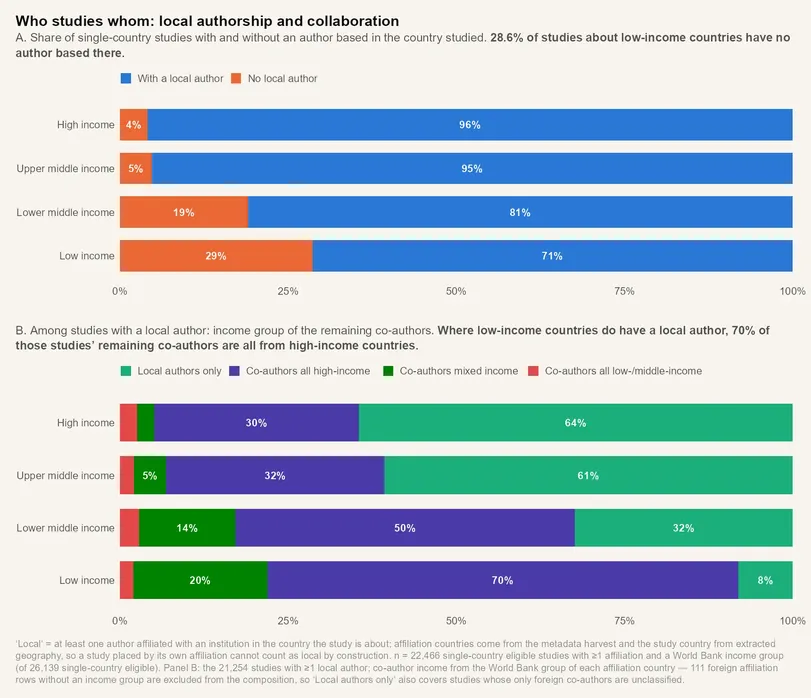
#> input picture docs/v1/figures/fig_authorship_pattern.webp, 811 x 698 px, shrunk from 1720 x 1480 before the run, found by its file name
$ python recolour_authorship_figures.py
#> lines starting #> are read from the running program, lines starting #| are printed output that depends on the picture; after the words box and inside, x2 and y2 are one past the last pixel; in counts of white or black regions, pixels touching at a corner belong together
"""Recolour the pre-rendered Authorship & access figures to the site's soft palette.

Run: python scripts/recolour_authorship_figures.py [figure.webp ...]
Run it on the original upstream images; a second pass on recoloured output is not intended.
Requires Pillow, numpy and scipy. These figures were rendered upstream; their
source code and affiliation data are not in this repo, so this swaps colours
pixel by pixel instead of re-plotting. Each pixel is matched to the line between
two known colours (background, white, or a source colour), which keeps
anti-aliased edges and overlaps consistent. Solid bars also get the subtle
top-lit gradient used by figure_style.shade_bars. Originals stay in git history.
fig_map_openaccess.webp is left as is: it already uses a soft diverging palette,
and its pale blue-grey end is too close to the grey no-data countries to swap safely.
"""
from pathlib import Path
import sys

import numpy as np
from PIL import Image
from scipy import ndimage

try:
    from figure_style import INCOME_COLORS, LAVENDER
except ModuleNotFoundError:
    from scripts.figure_style import INCOME_COLORS, LAVENDER

FIGURES = Path(__file__).resolve().parents[1] / "docs" / "figures"
LIC, LMIC, UMIC, HIC = INCOME_COLORS
BACKGROUND, WHITE = "#f8f4ee", "#ffffff"
# Saturated upstream colours and their soft-palette replacements, per figure.
BLUE, TEAL, AMBER, ORANGE = "#2a78d0", "#1aa878", "#e9a000", "#e6642f"
INCOME = {BLUE: HIC, TEAL: UMIC, AMBER: LMIC, ORANGE: LIC, "#eb6835": LIC}
JOBS = {
    "fig_authorship_pattern.webp": ({BLUE: HIC, ORANGE: LIC, TEAL: UMIC, "#4a36a8": HIC,
                                     "#008000": LAVENDER, "#e34848": LIC}, True),
    "fig_forest.webp": ({BLUE: HIC}, False),
    "paper06.webp": (INCOME, False),
    "fig_collab_chord.webp": (INCOME, False),
    "fig_openaccess.webp": ({BLUE: HIC, ORANGE: LIC}, False),
    # Bars here carry a dark edge line and a light-cyan compression halo; both fold into fill and background.
    "fig_map_authorship.webp": ({"#1a56aa": HIC, "#2d598a": HIC, "#d2f0ff": BACKGROUND, "#ecf9ff": BACKGROUND}, True),
}
TOLERANCE = 22.0


def rgb(value):
    return np.array([int(value[i:i + 2], 16) for i in (1, 3, 5)], dtype=float)


def recolour(pixels, mapping, fixed):
    """Return recoloured pixels and a mask of solid (fully coloured) matches."""
    ends = [(rgb(c), rgb(c)) for c in [BACKGROUND, WHITE] + fixed] + [(rgb(s), rgb(t)) for s, t in mapping.items()]
    n_fixed = 2 + len(fixed)
    best = np.full(len(pixels), TOLERANCE)
    out = pixels.copy()
    solid = np.zeros(len(pixels), bool)
    for i in range(len(ends)):
        for j in range(max(i + 1, n_fixed), len(ends)):
            (a_src, a_dst), (b_src, b_dst) = ends[i], ends[j]
            span = b_src - a_src
            t = np.clip((pixels - a_src) @ span / (span @ span), 0, 1.05)
            residual = np.linalg.norm(pixels - (a_src + t[:, None] * span), axis=1)
            hit = (residual < best) & (t > .06)
            best[hit] = residual[hit]
            out[hit] = a_dst + t[hit, None] * (b_dst - a_dst)
            solid[hit] = (t[hit] > .85) | (i >= n_fixed)
    # Leave the background, white and near-neutral pixels exactly as they were.
    keep = np.min([np.linalg.norm(pixels - rgb(c), axis=1) for c in [BACKGROUND, WHITE] + fixed], axis=0) < 12
    out[keep] = pixels[keep]
    solid[keep] = False
    return np.clip(out, 0, 255), solid


def add_gradient(image, solid, changed):
    """Lighten the top of each solid block, matching shade_bars (20% toward white)."""
    labels, count = ndimage.label(solid)
    for index, box in enumerate(ndimage.find_objects(labels), 1):
        rows, cols = box
        height = rows.stop - rows.start
        if height < 25 or cols.stop - cols.start < 12:
            continue
        # Include the recoloured anti-aliased rim so bar edges lighten with the fill.
        region = ndimage.binary_dilation(labels[box] == index, iterations=2) & changed[box]
        lift = .2 * (1 - (np.arange(height) / max(1, height - 1)))[:, None, None]
        block = image[box]
        image[box] = np.where(region[..., None], block * (1 - lift) + 255 * lift, block)


def main():
    names = sys.argv[1:] or list(JOBS)
    for name in names:
        job = JOBS[name]
        mapping, gradient, fixed = (job + ([],))[:3]
        path = FIGURES / name
        source = np.asarray(Image.open(path).convert("RGB"), dtype=float)
        shape = source.shape
#> shape = (698, 811, 3)
        pixels, solid = recolour(source.reshape(-1, 3), mapping, fixed)
        image = pixels.reshape(shape)
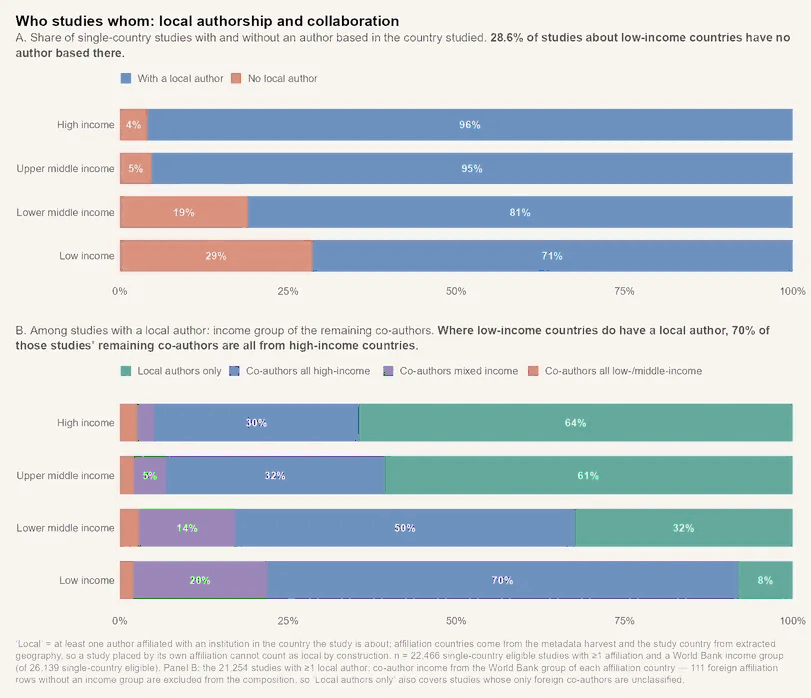
#> image: shape (698, 811, 3) float64; mean of channels 0, 1, 2 201.6, 209.8, 215; drawn as R, G, B
        if gradient:
            changed = np.abs(image - source).sum(axis=2) > 0
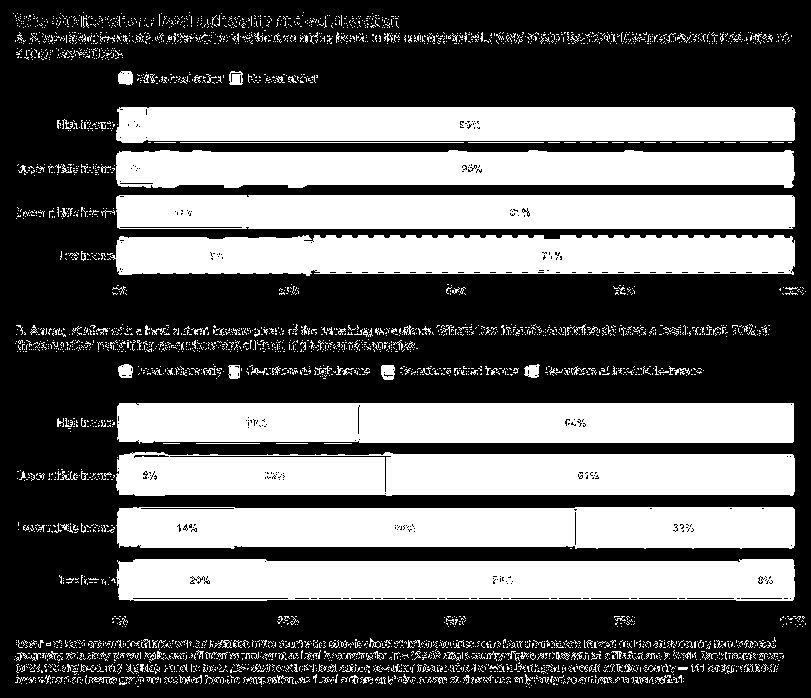
#> changed: shape (698, 811) bool; 38.7% white; 3672 white regions (3497 under 20 px), largest, box (x1, y1, x2, y2) and area: (116, 452, 795, 496) 27272, (116, 507, 795, 549) 26787, (117, 403, 794, 444) 26701
            add_gradient(image, solid.reshape(shape[:2]), changed)
#> in add_gradient, `labels, count = ndimage.label(solid)`:
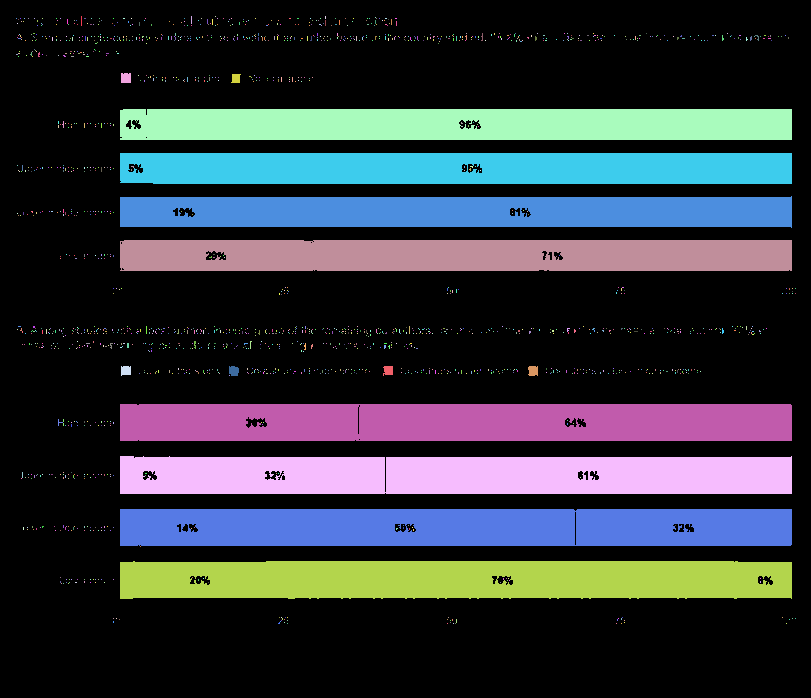
#> labels: shape (698, 811) int32; 1756 distinct labels, from 0 to 1755; one colour per label, 0 black
#> in add_gradient, `labels, count = ndimage.label(solid)`: count = 1755
#> in add_gradient, `labels, count = ndimage.label(solid)`:
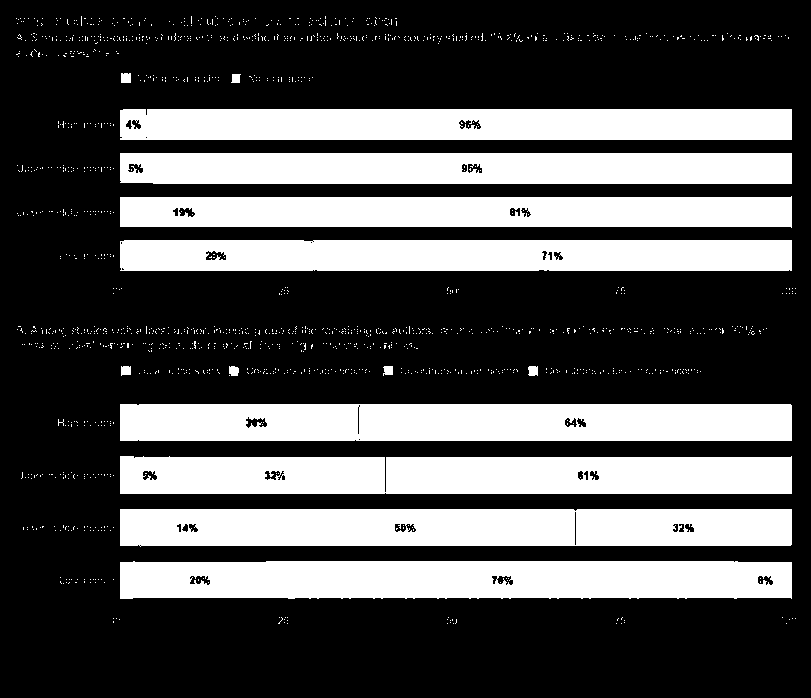
#> solid: shape (698, 811) bool; 32.3% white; 1531 white regions (1517 under 20 px), largest, box (x1, y1, x2, y2) and area: (120, 404, 792, 441) 24584, (120, 456, 792, 494) 24536, (120, 509, 792, 547) 24503
#> the loop in add_gradient, `for index, box in enumerate(ndimage.find_objects(labels), 1):` made 1755 passes
#> height on passes 1 to 3: 10, 8, 1
#> after the loop in add_gradient, `for index, box in enumerate(ndimage.find_objects(labels), 1):`:
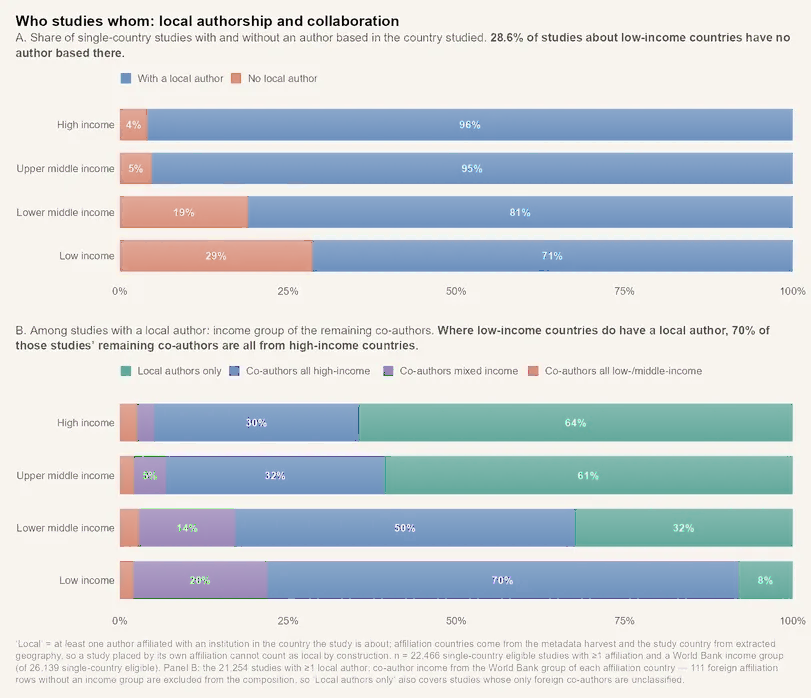
#> image: shape (698, 811, 3) float64; mean of channels 0, 1, 2 206, 213.2, 217.5; drawn as R, G, B
        Image.fromarray(image.round().astype(np.uint8)).save(path, "WEBP", quality=92, method=6)
#> pass 3 of the loop in main, `for name in names:`:
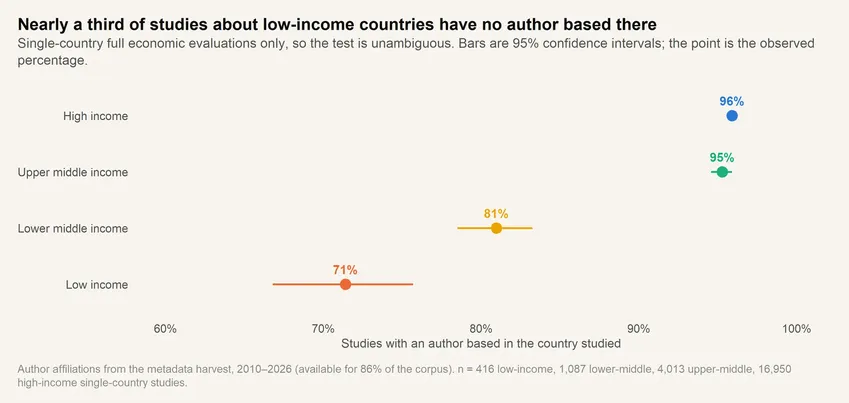
#> input picture docs/v1/figures/paper06.webp, 849 x 403 px, shrunk from 1800 x 855 before the run, found by its file name
#> source: shape (403, 849, 3) float64
#> in main, `Image.fromarray(image.round().astype(np.uint8)).save(path, "WEBP", qua..`:
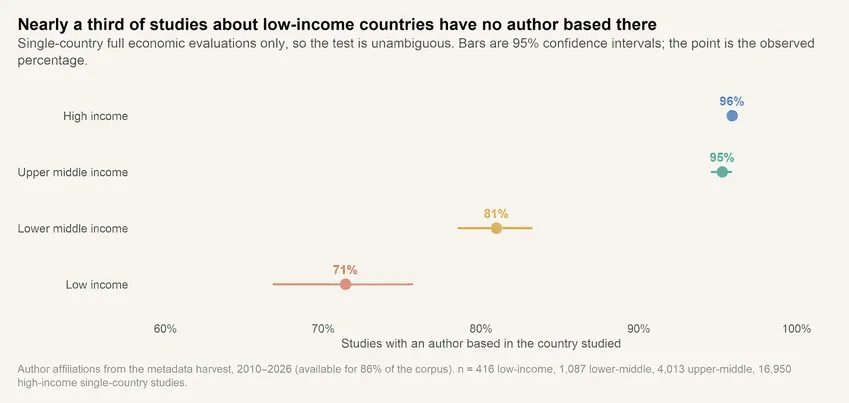
#> saved as paper06.webp: PIL image 849x403 RGB; mean R, G, B 243, 239.4, 233.4
#> the loop made 6 passes; the first 3 are shown
        print(f"Recoloured {name}")


if __name__ == "__main__":
    main()
